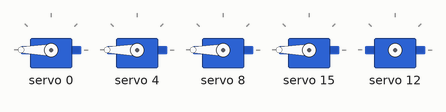
Bench run of a sketch on a simulated Arduino Uno, built with avr-gcc and run on an emulated ATmega328P. Shown: 5 × servo.

Above: at 0.05 s.
At 2.15 s:
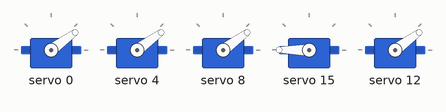
At 4.3 s:
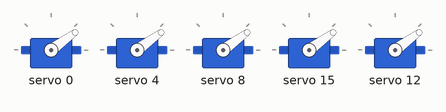
Timing chart, 0 to 5.6 s (numbered marks = the images above):
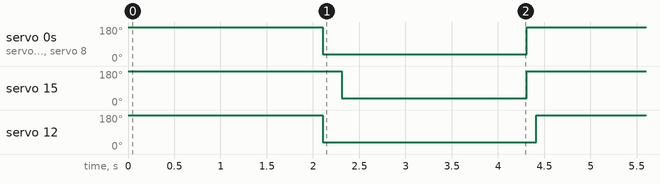

The sketch:

test_fingers.ino
```cpp
// Include Wire Library for I2C Communications
#include <Wire.h>

// Include Adafruit PWM Library
#include <Adafruit_PWMServoDriver.h>

#define MIN_PULSE_WIDTH       600
#define MAX_PULSE_WIDTH       150
#define FREQUENCY             60

Adafruit_PWMServoDriver pwm = Adafruit_PWMServoDriver();

// define potentio pin
int potentio = A1;
int range = 135;

// Define Motor Outputs on PCA9685 board
int littleFing = 0;
int ringFing = 4;
int middleFing = 8;
int indexFing = 12;
int thumbFing = 15;

int closeAngle = 0;
int openAngle = 150;

void setup() {
  pwm.begin();
  pwm.setPWMFreq(FREQUENCY);
  Serial.begin(9600);
  //pinMode(emgSensor,INPUT);
}


void loop() {
    grabFinger(closeAngle, littleFing);
    grabFinger(closeAngle, ringFing);
    grabFinger(closeAngle, middleFing);
    grabFinger(closeAngle, thumbFing);
    delay(100);
    grabFinger(closeAngle, indexFing);

    delay(2000);
    grabFinger(openAngle, littleFing);
    grabFinger(openAngle, ringFing);
    grabFinger(openAngle, middleFing);
    grabFinger(openAngle, indexFing);
    delay(200);
    grabFinger(openAngle, thumbFing);
    delay(2000);

}

void grabFinger(int deg, int finger) {
  pwm.setPWM(finger, 0, angleToPulse(deg));
}

uint16_t angleToPulse(int angle) {
  uint16_t pulse = map(angle, 0, 180, MIN_PULSE_WIDTH, MAX_PULSE_WIDTH);
  return pulse;
}
```

Measured:
- by itself, servo 0, servo 4, servo 8: alternates 180° for 2.1 s and 36° for 2.2 s
- by itself, servo 15: alternates 180° for 2.3 s and 36° for 2.0 s
- by itself, servo 12: alternates 180° for 2.0 s and 36° for 2.3 s
